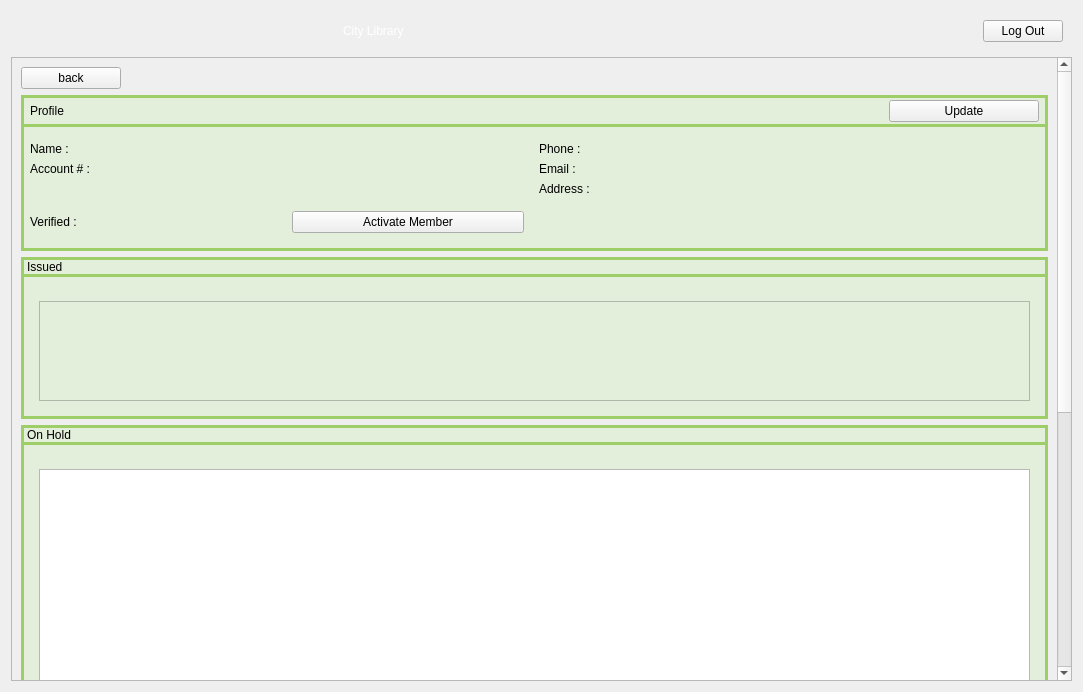
<?xml version="1.0" encoding="UTF-8"?>
<ui version="4.0">
 <class>MemberInfoView</class>
 <widget class="QWidget" name="MemberInfoView">
  <property name="geometry">
   <rect>
    <x>0</x>
    <y>0</y>
    <width>1083</width>
    <height>692</height>
   </rect>
  </property>
  <property name="windowTitle">
   <string>Form</string>
  </property>
  <layout class="QVBoxLayout" name="verticalLayout_6">
   <item>
    <widget class="QWidget" name="bannerBackground" native="true">
     <property name="maximumSize">
      <size>
       <width>16777215</width>
       <height>150</height>
      </size>
     </property>
     <property name="styleSheet">
      <string notr="true">#bannerBackground {
	background-image: url(:/branding/images/brand/background.jpg);
}</string>
     </property>
     <layout class="QHBoxLayout" name="horizontalLayout_2" stretch="1,2,0">
      <property name="rightMargin">
       <number>9</number>
      </property>
      <item>
       <widget class="QLabel" name="bannerLogo">
        <property name="text">
         <string/>
        </property>
        <property name="pixmap">
         <pixmap resource="images.qrc">:/branding/images/brand/logoSmall.png</pixmap>
        </property>
       </widget>
      </item>
      <item>
       <widget class="QLabel" name="bannerTitle">
        <property name="styleSheet">
         <string notr="true">#bannerTitle {
	color: rgb(255, 255, 255);
	font: 700 60pt &quot;Segoe UI&quot;;
}</string>
        </property>
        <property name="text">
         <string>City Library</string>
        </property>
       </widget>
      </item>
      <item>
       <widget class="QPushButton" name="logoutButton">
        <property name="text">
         <string>Log Out</string>
        </property>
       </widget>
      </item>
     </layout>
    </widget>
   </item>
   <item>
    <widget class="QScrollArea" name="scrollArea">
     <property name="widgetResizable">
      <bool>true</bool>
     </property>
     <widget class="QWidget" name="memberInfoScroll">
      <property name="geometry">
       <rect>
        <x>0</x>
        <y>0</y>
        <width>1049</width>
        <height>1131</height>
       </rect>
      </property>
      <layout class="QVBoxLayout" name="verticalLayout">
       <item>
        <widget class="QPushButton" name="backButton">
         <property name="maximumSize">
          <size>
           <width>100</width>
           <height>16777215</height>
          </size>
         </property>
         <property name="layoutDirection">
          <enum>Qt::LayoutDirection::LeftToRight</enum>
         </property>
         <property name="text">
          <string>back</string>
         </property>
        </widget>
       </item>
       <item>
        <widget class="QWidget" name="profileContent" native="true">
         <property name="styleSheet">
          <string notr="true">#profileContent{
	border: 3px solid;
	border-color: rgb(158, 206, 104);
	background-color: rgb(227, 238, 219);
}

#profileContent * {
	color: rgb(0, 0, 0);
}
</string>
         </property>
         <layout class="QVBoxLayout" name="verticalLayout_4">
          <property name="leftMargin">
           <number>0</number>
          </property>
          <property name="topMargin">
           <number>0</number>
          </property>
          <property name="rightMargin">
           <number>0</number>
          </property>
          <property name="bottomMargin">
           <number>0</number>
          </property>
          <item>
           <widget class="QWidget" name="profileTopLayout" native="true">
            <property name="styleSheet">
             <string notr="true">#profileTopLayout {
	border: 3px solid;
	border-color: rgb(158, 206, 104);
}</string>
            </property>
            <layout class="QHBoxLayout" name="profileTitleLayout">
             <property name="leftMargin">
              <number>9</number>
             </property>
             <property name="topMargin">
              <number>5</number>
             </property>
             <property name="rightMargin">
              <number>9</number>
             </property>
             <property name="bottomMargin">
              <number>5</number>
             </property>
             <item>
              <widget class="QLabel" name="profileLabel">
               <property name="styleSheet">
                <string notr="true">#profileLabel{
	
	font: 700 12pt &quot;Segoe UI&quot;;
}</string>
               </property>
               <property name="text">
                <string>Profile</string>
               </property>
              </widget>
             </item>
             <item>
              <widget class="QPushButton" name="updateButton">
               <property name="maximumSize">
                <size>
                 <width>150</width>
                 <height>16777215</height>
                </size>
               </property>
               <property name="text">
                <string>Update</string>
               </property>
              </widget>
             </item>
            </layout>
           </widget>
          </item>
          <item>
           <widget class="QWidget" name="profileDetailsLayout_2" native="true">
            <layout class="QGridLayout" name="profileDetailsLayout">
             <property name="leftMargin">
              <number>9</number>
             </property>
             <property name="rightMargin">
              <number>9</number>
             </property>
             <property name="bottomMargin">
              <number>9</number>
             </property>
             <item row="2" column="2">
              <widget class="QLabel" name="addressLabel">
               <property name="styleSheet">
                <string notr="true">#addressLabel{
	font: 700 12pt &quot;Segoe UI&quot;;
}</string>
               </property>
               <property name="text">
                <string>Address :</string>
               </property>
              </widget>
             </item>
             <item row="0" column="2">
              <widget class="QLabel" name="phoneLabel">
               <property name="styleSheet">
                <string notr="true">#phoneLabel{
	font: 700 12pt &quot;Segoe UI&quot;;
}</string>
               </property>
               <property name="text">
                <string>Phone :</string>
               </property>
              </widget>
             </item>
             <item row="1" column="2">
              <widget class="QLabel" name="emailLabel">
               <property name="styleSheet">
                <string notr="true">#emailLabel{
	font: 700 12pt &quot;Segoe UI&quot;;
}</string>
               </property>
               <property name="text">
                <string>Email : </string>
               </property>
              </widget>
             </item>
             <item row="1" column="0">
              <widget class="QLabel" name="accountLabel">
               <property name="styleSheet">
                <string notr="true">#accountLabel{
	font: 700 12pt &quot;Segoe UI&quot;;
}</string>
               </property>
               <property name="text">
                <string>Account # :</string>
               </property>
              </widget>
             </item>
             <item row="0" column="3">
              <widget class="QLabel" name="phoneOutputLabel">
               <property name="styleSheet">
                <string notr="true">#phoneOutputLabel{
	font: 10pt &quot;Segoe UI&quot;;
}</string>
               </property>
               <property name="text">
                <string/>
               </property>
              </widget>
             </item>
             <item row="0" column="1">
              <widget class="QLabel" name="nameOutputLabel">
               <property name="styleSheet">
                <string notr="true">#nameOutputLabel{
	font: 10pt &quot;Segoe UI&quot;;
}</string>
               </property>
               <property name="text">
                <string/>
               </property>
              </widget>
             </item>
             <item row="1" column="1">
              <widget class="QLabel" name="accountOutputLabel">
               <property name="styleSheet">
                <string notr="true">#accountOutputLabel{
	font: 10pt &quot;Segoe UI&quot;;
}</string>
               </property>
               <property name="text">
                <string/>
               </property>
              </widget>
             </item>
             <item row="2" column="3">
              <widget class="QLabel" name="addressOutputLabel">
               <property name="styleSheet">
                <string notr="true">#addressOutputLabel{
	font: 10pt &quot;Segoe UI&quot;;
}</string>
               </property>
               <property name="text">
                <string/>
               </property>
              </widget>
             </item>
             <item row="1" column="3">
              <widget class="QLabel" name="emailOutputLabel">
               <property name="styleSheet">
                <string notr="true">#emailOutputLabel{
	font: 10pt &quot;Segoe UI&quot;;
}</string>
               </property>
               <property name="text">
                <string/>
               </property>
              </widget>
             </item>
             <item row="3" column="0">
              <widget class="QLabel" name="verifiedLabel">
               <property name="styleSheet">
                <string notr="true">#verifiedLabel{
	font: 700 12pt &quot;Segoe UI&quot;;
}</string>
               </property>
               <property name="text">
                <string>Verified :</string>
               </property>
              </widget>
             </item>
             <item row="0" column="0">
              <widget class="QLabel" name="nameLabel">
               <property name="styleSheet">
                <string notr="true">#nameLabel {
	font: 700 12pt &quot;Segoe UI&quot;;
}</string>
               </property>
               <property name="text">
                <string>Name :</string>
               </property>
              </widget>
             </item>
             <item row="3" column="1">
              <widget class="QStackedWidget" name="activeStackedWidget">
               <property name="maximumSize">
                <size>
                 <width>250</width>
                 <height>250</height>
                </size>
               </property>
               <property name="currentIndex">
                <number>1</number>
               </property>
               <widget class="QWidget" name="activePage">
                <layout class="QVBoxLayout" name="verticalLayout_15">
                 <item>
                  <widget class="QLabel" name="verfiedOutput">
                   <property name="text">
                    <string>Active</string>
                   </property>
                  </widget>
                 </item>
                </layout>
               </widget>
               <widget class="QWidget" name="activatePage">
                <layout class="QVBoxLayout" name="verticalLayout_8">
                 <item>
                  <widget class="QPushButton" name="activateButton">
                   <property name="text">
                    <string>Activate Member</string>
                   </property>
                  </widget>
                 </item>
                </layout>
               </widget>
              </widget>
             </item>
            </layout>
           </widget>
          </item>
         </layout>
        </widget>
       </item>
       <item>
        <widget class="QWidget" name="issuedContent" native="true">
         <property name="sizePolicy">
          <sizepolicy hsizetype="Expanding" vsizetype="Expanding">
           <horstretch>0</horstretch>
           <verstretch>0</verstretch>
          </sizepolicy>
         </property>
         <property name="styleSheet">
          <string notr="true">#issuedContent{
	border: 3px solid;
	border-color: rgb(158, 206, 104);
	background-color: rgb(227, 238, 219);
}

#issuedContent * {
	color: rgb(0, 0, 0);
}
</string>
         </property>
         <layout class="QVBoxLayout" name="verticalLayout_9" stretch="0,2">
          <property name="leftMargin">
           <number>0</number>
          </property>
          <property name="topMargin">
           <number>0</number>
          </property>
          <property name="rightMargin">
           <number>0</number>
          </property>
          <property name="bottomMargin">
           <number>0</number>
          </property>
          <item>
           <widget class="QLabel" name="issuedLabel">
            <property name="sizePolicy">
             <sizepolicy hsizetype="Expanding" vsizetype="Expanding">
              <horstretch>0</horstretch>
              <verstretch>0</verstretch>
             </sizepolicy>
            </property>
            <property name="styleSheet">
             <string notr="true">#issuedLabel {
	font: 700 12pt &quot;Segoe UI&quot;;
	border: 3px solid;
	border-color: rgb(158, 206, 104);
}</string>
            </property>
            <property name="text">
             <string>Issued</string>
            </property>
           </widget>
          </item>
          <item>
           <widget class="QWidget" name="issuedContentLayout" native="true">
            <layout class="QVBoxLayout" name="verticalLayout_16">
             <item>
              <widget class="QStackedWidget" name="issuedStackedWidget">
               <property name="styleSheet">
                <string notr="true">#issuedStackedWidget{
	background-color: rgb(227, 238, 219);
}</string>
               </property>
               <property name="currentIndex">
                <number>0</number>
               </property>
               <widget class="QWidget" name="issuedPage">
                <property name="sizePolicy">
                 <sizepolicy hsizetype="Preferred" vsizetype="Expanding">
                  <horstretch>0</horstretch>
                  <verstretch>0</verstretch>
                 </sizepolicy>
                </property>
                <layout class="QVBoxLayout" name="verticalLayout_10">
                 <item>
                  <widget class="QListWidget" name="issuedList">
                   <property name="sizePolicy">
                    <sizepolicy hsizetype="Expanding" vsizetype="Expanding">
                     <horstretch>0</horstretch>
                     <verstretch>0</verstretch>
                    </sizepolicy>
                   </property>
                   <property name="minimumSize">
                    <size>
                     <width>0</width>
                     <height>100</height>
                    </size>
                   </property>
                   <property name="styleSheet">
                    <string notr="true">QListWidget{
	
	background-color: rgb(227, 238, 219);
}

QListWidget::item::hover{
	background-color: rgb(100, 130, 66);
}</string>
                   </property>
                   <property name="isWrapping" stdset="0">
                    <bool>false</bool>
                   </property>
                   <property name="resizeMode">
                    <enum>QListView::ResizeMode::Adjust</enum>
                   </property>
                  </widget>
                 </item>
                </layout>
               </widget>
               <widget class="QWidget" name="noIssuedPage">
                <property name="maximumSize">
                 <size>
                  <width>16777215</width>
                  <height>50</height>
                 </size>
                </property>
                <layout class="QVBoxLayout" name="verticalLayout_11">
                 <item>
                  <widget class="QLabel" name="noIssueLabel">
                   <property name="styleSheet">
                    <string notr="true">#noIssueLabel{
	
	background-color: rgb(227, 238, 219);
}</string>
                   </property>
                   <property name="text">
                    <string>No books checked out </string>
                   </property>
                   <property name="alignment">
                    <set>Qt::AlignmentFlag::AlignLeading|Qt::AlignmentFlag::AlignLeft|Qt::AlignmentFlag::AlignTop</set>
                   </property>
                  </widget>
                 </item>
                </layout>
               </widget>
              </widget>
             </item>
            </layout>
           </widget>
          </item>
         </layout>
        </widget>
       </item>
       <item>
        <widget class="QWidget" name="holdContent" native="true">
         <property name="styleSheet">
          <string notr="true">#holdContent{
	border: 3px solid;
	background-color: rgb(227, 238, 219);
	border-color: rgb(158, 206, 104);
}

#holdContent * {
	color: rgb(0, 0, 0);
}</string>
         </property>
         <layout class="QVBoxLayout" name="verticalLayout_2">
          <property name="leftMargin">
           <number>0</number>
          </property>
          <property name="topMargin">
           <number>0</number>
          </property>
          <property name="rightMargin">
           <number>0</number>
          </property>
          <property name="bottomMargin">
           <number>0</number>
          </property>
          <item>
           <widget class="QLabel" name="holdLabel">
            <property name="styleSheet">
             <string notr="true">#holdLabel {
	font: 700 12pt &quot;Segoe UI&quot;;
	border: 3px solid;
	border-color: rgb(158, 206, 104);
}</string>
            </property>
            <property name="text">
             <string>On Hold</string>
            </property>
           </widget>
          </item>
          <item>
           <widget class="QWidget" name="holdContentLayout" native="true">
            <layout class="QVBoxLayout" name="verticalLayout_17">
             <item>
              <widget class="QStackedWidget" name="holdStackedWidget">
               <property name="currentIndex">
                <number>0</number>
               </property>
               <widget class="QWidget" name="holdPage">
                <layout class="QVBoxLayout" name="verticalLayout_3">
                 <item>
                  <widget class="QListWidget" name="holdList">
                   <property name="sizePolicy">
                    <sizepolicy hsizetype="Expanding" vsizetype="MinimumExpanding">
                     <horstretch>0</horstretch>
                     <verstretch>0</verstretch>
                    </sizepolicy>
                   </property>
                   <property name="minimumSize">
                    <size>
                     <width>0</width>
                     <height>250</height>
                    </size>
                   </property>
                   <property name="styleSheet">
                    <string notr="true">QListWidget::item::hover{
	background-color: rgb(100, 130, 66);
}</string>
                   </property>
                  </widget>
                 </item>
                </layout>
               </widget>
               <widget class="QWidget" name="noHoldPage">
                <layout class="QVBoxLayout" name="verticalLayout_7">
                 <item>
                  <widget class="QLabel" name="noHoldLabel">
                   <property name="styleSheet">
                    <string notr="true">#noHoldLabel{
	
	background-color: rgb(227, 238, 219);
}</string>
                   </property>
                   <property name="text">
                    <string>No books on hold</string>
                   </property>
                   <property name="alignment">
                    <set>Qt::AlignmentFlag::AlignLeading|Qt::AlignmentFlag::AlignLeft|Qt::AlignmentFlag::AlignTop</set>
                   </property>
                  </widget>
                 </item>
                </layout>
               </widget>
              </widget>
             </item>
            </layout>
           </widget>
          </item>
         </layout>
        </widget>
       </item>
       <item>
        <widget class="QWidget" name="historyContent" native="true">
         <layout class="QVBoxLayout" name="verticalLayout_12">
          <item>
           <widget class="QLabel" name="historyLabel">
            <property name="text">
             <string>Past Books</string>
            </property>
           </widget>
          </item>
          <item>
           <widget class="QStackedWidget" name="historyStackedWidget">
            <property name="currentIndex">
             <number>1</number>
            </property>
            <widget class="QWidget" name="historyListPage">
             <layout class="QVBoxLayout" name="verticalLayout_13">
              <item>
               <widget class="QListWidget" name="historyList">
                <property name="sizePolicy">
                 <sizepolicy hsizetype="Expanding" vsizetype="MinimumExpanding">
                  <horstretch>0</horstretch>
                  <verstretch>0</verstretch>
                 </sizepolicy>
                </property>
               </widget>
              </item>
             </layout>
            </widget>
            <widget class="QWidget" name="noHistoryListPage">
             <layout class="QVBoxLayout" name="verticalLayout_14">
              <item>
               <widget class="QLabel" name="noHistoryLabel">
                <property name="text">
                 <string>Books will appear here after they have been returned.</string>
                </property>
                <property name="alignment">
                 <set>Qt::AlignmentFlag::AlignLeading|Qt::AlignmentFlag::AlignLeft|Qt::AlignmentFlag::AlignTop</set>
                </property>
               </widget>
              </item>
             </layout>
            </widget>
           </widget>
          </item>
          <item>
           <widget class="QPushButton" name="deleteMember">
            <property name="text">
             <string>Delete Member</string>
            </property>
           </widget>
          </item>
         </layout>
        </widget>
       </item>
       <item>
        <widget class="QWidget" name="footerBackground" native="true">
         <property name="minimumSize">
          <size>
           <width>0</width>
           <height>110</height>
          </size>
         </property>
         <property name="maximumSize">
          <size>
           <width>16777215</width>
           <height>110</height>
          </size>
         </property>
         <layout class="QGridLayout" name="gridLayout" columnstretch="0,0,0">
          <item row="0" column="2">
           <spacer name="horizontalSpacer_2">
            <property name="orientation">
             <enum>Qt::Orientation::Horizontal</enum>
            </property>
            <property name="sizeHint" stdset="0">
             <size>
              <width>40</width>
              <height>20</height>
             </size>
            </property>
           </spacer>
          </item>
          <item row="0" column="1">
           <widget class="QLabel" name="footerLogo">
            <property name="text">
             <string/>
            </property>
            <property name="pixmap">
             <pixmap resource="images.qrc">:/branding/images/brand/logoSmall.png</pixmap>
            </property>
           </widget>
          </item>
          <item row="0" column="0">
           <spacer name="horizontalSpacer_3">
            <property name="orientation">
             <enum>Qt::Orientation::Horizontal</enum>
            </property>
            <property name="sizeHint" stdset="0">
             <size>
              <width>472</width>
              <height>5</height>
             </size>
            </property>
           </spacer>
          </item>
         </layout>
        </widget>
       </item>
      </layout>
     </widget>
    </widget>
   </item>
  </layout>
 </widget>
 <resources>
  <include location="images.qrc"/>
 </resources>
 <connections/>
</ui>
